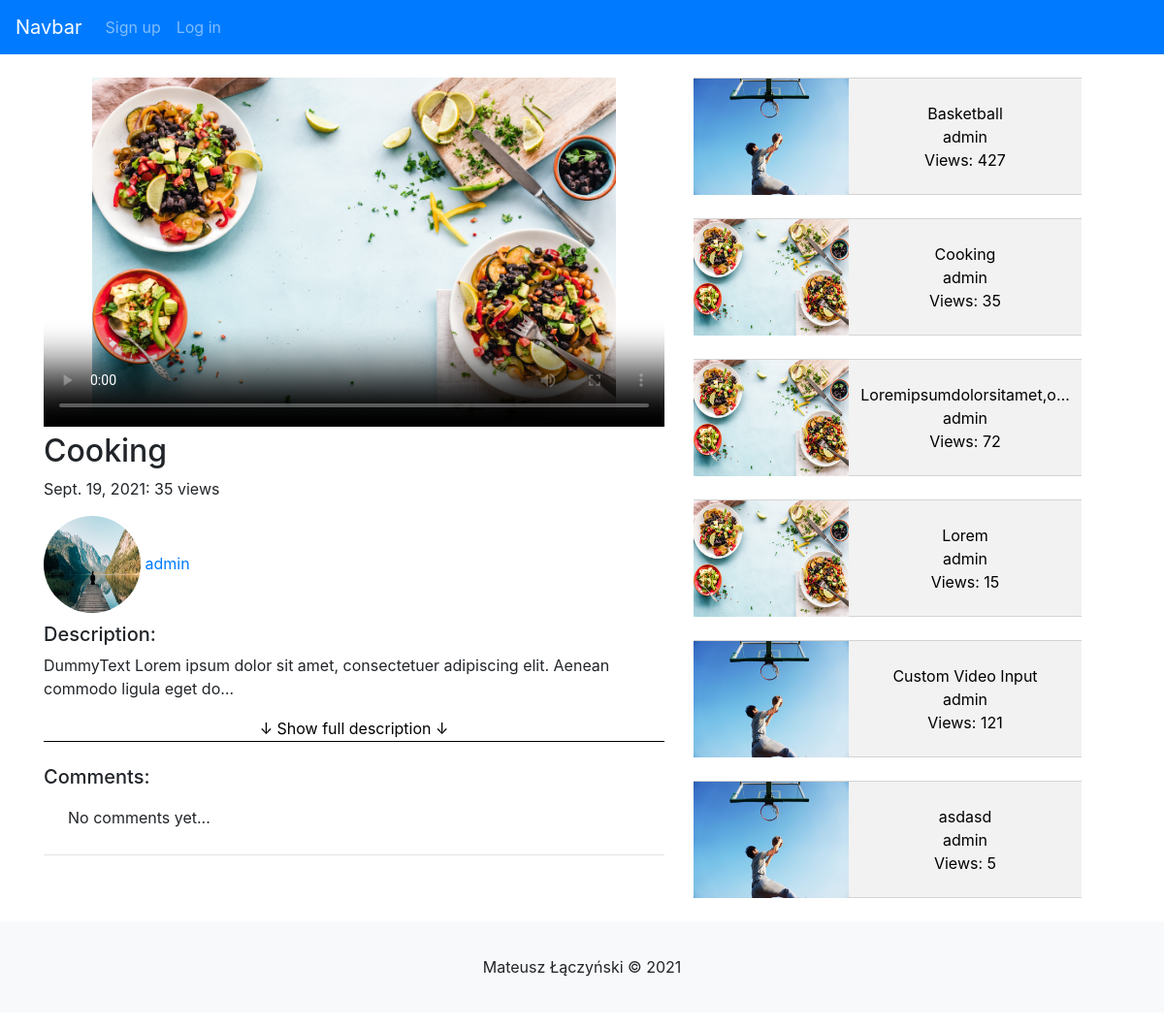
The app's page /watch/2-cooking/ with its own data.
### videos/models.py (models this page shows, shortened)
class Video(models.Model):
    title = models.CharField(max_length=120)
    description = models.TextField(max_length=1500)
    video = models.FileField(upload_to="videos")
    slug = models.SlugField(blank=True, null=True, unique=True)
    date = models.DateField(default=timezone.now)
    thumbnail = models.ImageField(upload_to="thumbnails")
    views = models.IntegerField(default=0)
    author = models.ForeignKey(User, on_delete=models.CASCADE, null=True,blank=True, related_name="author")
    likes = models.ManyToManyField(User, blank=True, related_name="video")
    def save(self, *args, **kwargs):
        self.slug = slugify(str(self.id) +"-"+self.title[:40])
        super(Video,self).save()
    def get_absolute_url(self):
        return f"/watch/{self.slug}/"

### profiles/models.py (models this page shows, shortened)
class Profile(models.Model):
    user = models.OneToOneField(User, on_delete=models.CASCADE)
    bio = models.TextField(blank=True, max_length=2000)
    birth_date = models.DateTimeField(null=True, blank=True)
    image = models.ImageField(upload_to="profile_pictures", default="profile_pictures/default.jpg")

### videos/views.py (the view)
# urls.py: path('watch/<slug:video_slug>/', detail, name="detail"),
def detail(request, video_slug):
    video = get_object_or_404(Video, slug=video_slug)
    video.views = video.views + 1
    video.save()
    description_length = len(video.description)
    videos = Video.objects.all()
    comments = Comment.objects.filter(video=video)
    if request.method == 'POST':
        comment_form = CommentForm(request.POST)
        if comment_form.is_valid():
            form = comment_form.save(commit=False)
            form.author = request.user
            form.video = video
            form.save()
            return HttpResponseRedirect(reverse('detail', args=[str(video.slug)]))
    else:
        comment_form = CommentForm()
    context = {
        "video": video,
        "videos": videos,
        "description_length":description_length,
        "comments": comments,
        "comment_form":comment_form,
    }
    return render(request,'detail.html', context)

### templates/detail.html (shortened to what this page needs)
{% extends "base.html"%}
{% load crispy_forms_tags %}
{% block 'content' %}
    <div class="row">
    <div class="col" style="max-width:700px;">
        <video class="video" controls poster="{{ video.thumbnail.url}}">
            <source src="{{video.video.url}}">
        </video>
        <h2 style="overflow-wrap: break-word; width: 100%;">{{video.title}}</h2>
        <p>{{video.date}}: {{video.views}} views</p>
        <a href="{% url 'profile-view' video.author %}">
            <img class="author-video-img" src="{{ video.author.profile.image.url}}">
            {{video.author}}
        </a>
            <h5 style="margin-top:10px;">Description:</h5>
            <div id="description">
                <p style="overflow-wrap: break-word; width: 100%;">{{video.description | truncatechars:101 }}</p>
                {% if description_length > 100 %}
                    <button class="description-button" onclick="showDescription('{{video.description}}')">↓ Show full description ↓</button>
                {% endif %}
            </div>
            <br>
            <h5>Comments:</h5>
            {% for comment in comments %}
                <div class="comment-card">
                    <a href="{% url 'profile-view' comment.author %}">
                        <img class="author-comment-img" src="{{ comment.author.profile.image.url}}">
                        {{comment.author}}
                    </a>
                    <p style="overflow-wrap: break-word; width: 100%;
                    padding:10px; margin-left:15px">{{comment.content}}</p>
                </div>
            {% empty %}
            <p style="padding:10px; margin-left:15px">No comments yet...</p>
            {% endfor %}
        <hr>
    </div>
        <div class="col">
            {% for video in videos %}
                <a href="{{video.get_absolute_url}}" style="text-decoration: none;">
                    <div class="video-card">
                            <img style="float: left;" src="{{video.thumbnail.url}}" width="160" height="120">
                            <p style="color:black; text-decoration: none"><br>{{video.title | truncatechars:25}}<br>
                                {{video.author}} <br>
                                Views: {{video.views}}</p>
                    </div>
                </a><br>
            {% endfor %}
        </div>
    </div>
{% endblock %}

### static/style.css (style rules this page uses)
.video { width: 640px; height:360px; }
.video-card { background-color: #f2f2f2; width: 400px; height:121px; text-align: center; border-bottom: 1px solid lightgray; border-top: 1px solid lightgray; color:#262626; }
.author-video-img { max-width:100px; max-height:100px; border-radius:50%; min-width:100px; min-height:100px; }
.description-button { background-color: white; background-color: white; border:none; border-bottom: 1px solid black; text-align: center; width: 100%; }

### records on screen
Video: title "Cooking", date "Sept. 19, 2021", views "35", author.profile.image (placeholder picture), author "admin", description "DummyText Lorem ipsum dolor sit amet, consectetuer adipiscing elit. Aenean commodo ligula eget do…", thumbnail (picture)
Video: thumbnail (picture), title "Basketball", author "admin", views "427"
Video: thumbnail (picture), title "Loremipsumdolorsitamet,o…", author "admin", views "72"
Video: thumbnail (picture), title "Lorem", author "admin", views "15"
Video: thumbnail (picture), title "Custom Video Input", author "admin", views "121"
Video: thumbnail (picture), title "asdasd", author "admin", views "5"
